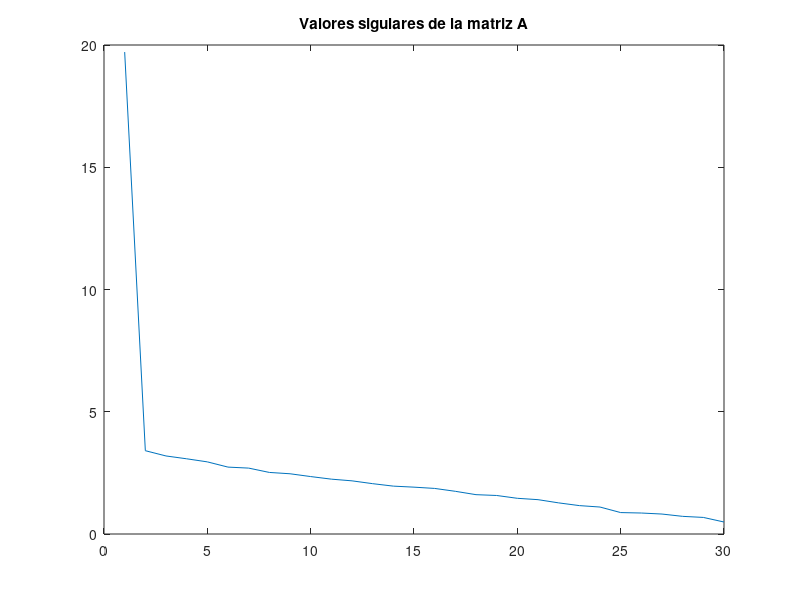

Source code (MATLAB):
% Ejemplo del comando SVD

clc; clear; close all
m=50; n=30;
A = rand(m,n);

[U,S,V] = svd(A);
% U es de tamaño 5x5
% S es de tamaño 5x3
% V es de tamaño 5x3

% Rango reducido
r = round(min([m n]) / 2); % Aproximas A con una matriz de rango 2
Ur = U(:,1:r);
Vr = V(:,1:r);
Sr = S(1:r,1:r);

A % Matriz original
A2 = Ur * Sr * Vr' % Mejor aproximación de rango 2
error = norm(A - A2, 'fro') % Error obtenido mediante la norma

val_sing = diag(S); % Vector con los valores de la diagonal

plot(1:length(val_sing), val_sing)
title('Valores sigulares de la matriz A')
